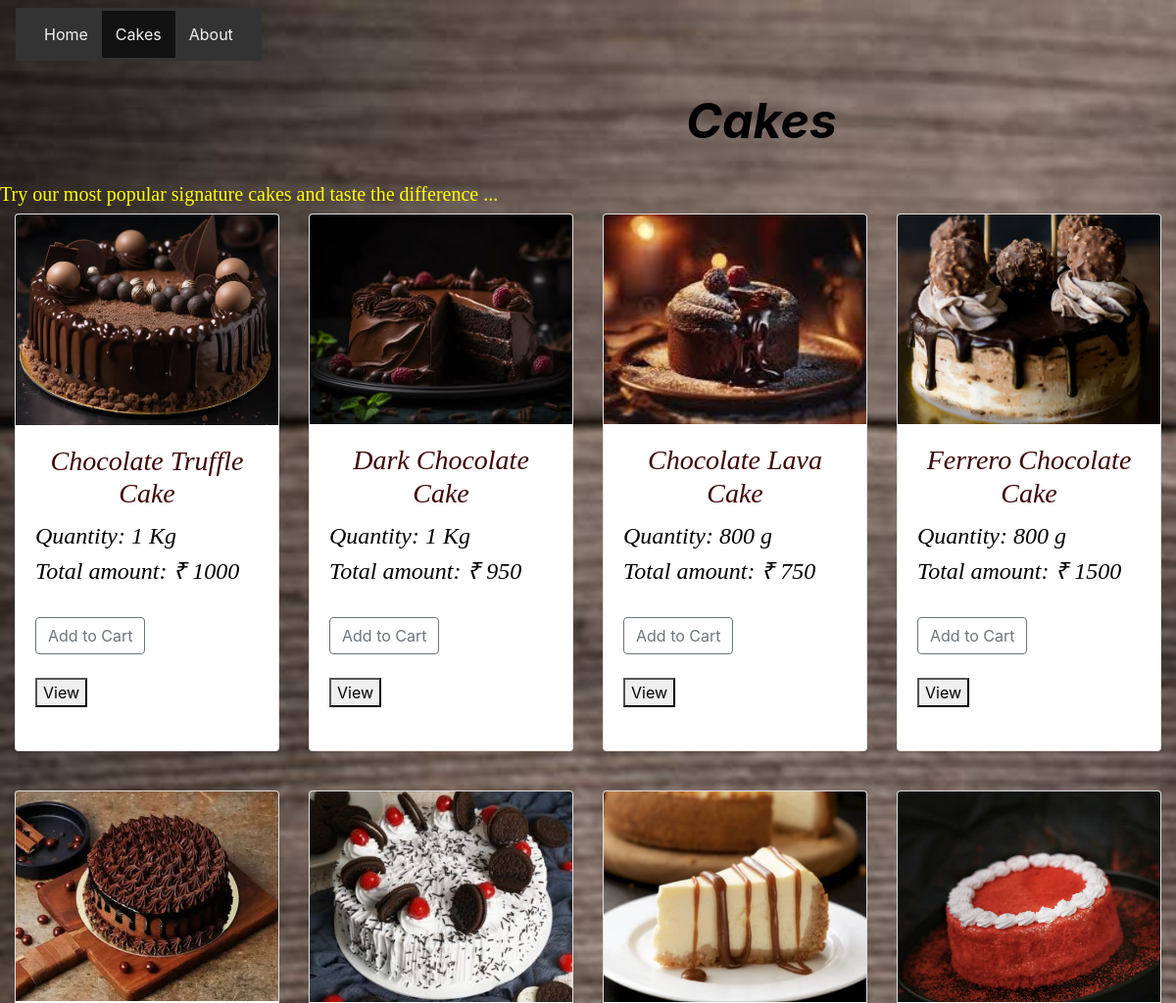
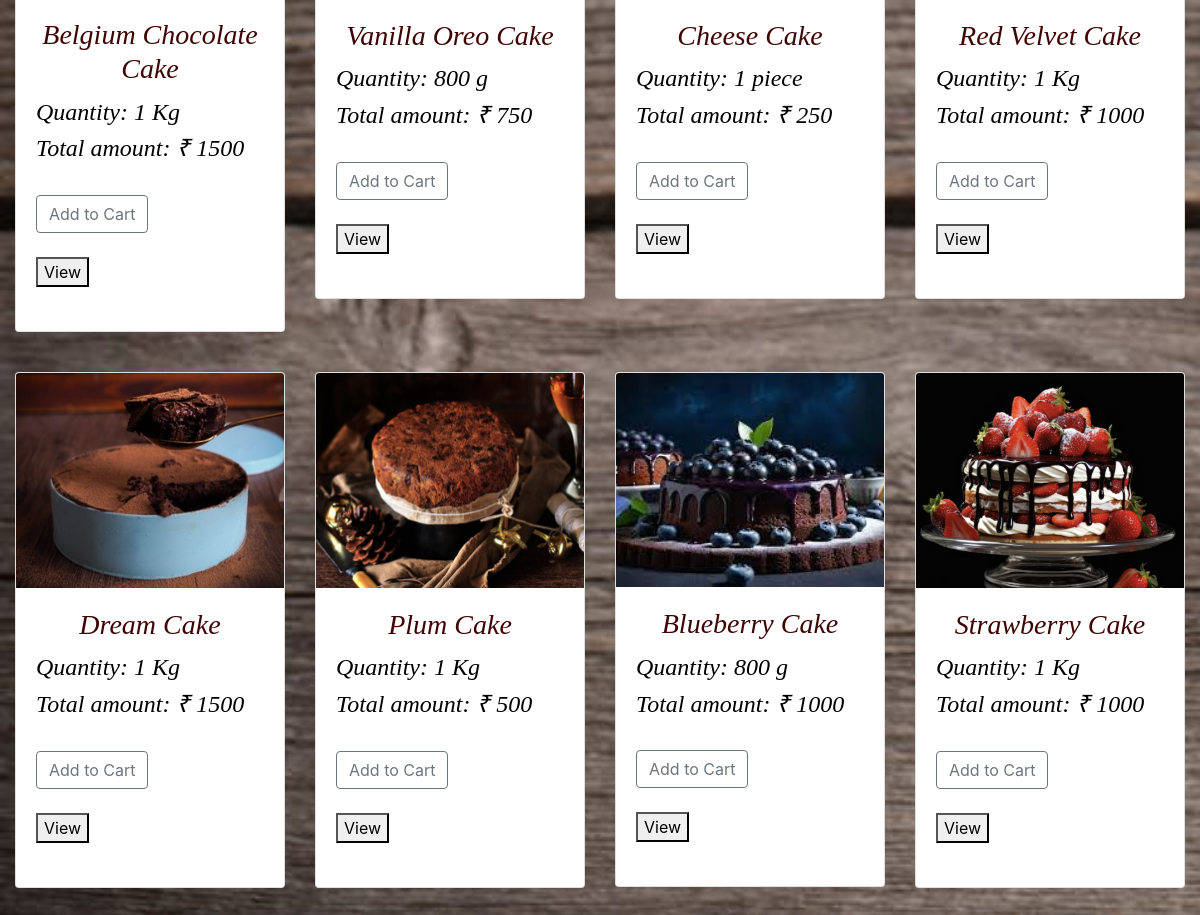
Page /a on the committed database (2 pictures, top to bottom).
### myapp/models.py (models this page shows)
class product(models.Model):
    product_name = models.CharField(max_length=200)
    product_image = models.ImageField()
    price = models.CharField(max_length=100)
    quantity = models.CharField(max_length=100)
    description = models.TextField()

### myapp/views.py (the view, shortened to what this page needs)
# urls.py: path('a',views.index),
def index(request):
    produ = {
        'pro': product.objects.all()
    }
    return render(request, 'index.html', produ)

### templates/index.html (shortened to what this page needs)
<!DOCTYPE html>
<html lang="en">
<head>
     {% load static %}
    <link href="{% static 'style.css' %}" rel="stylesheet">
    <link rel="stylesheet" href="https://cdn.jsdelivr.net/npm/bootstrap@4.6.2/dist/css/bootstrap.min.css">
</head>
<body>
<nav class="navbar">
    <ul>
        <li style="float:left"><a href="http://127.0.0.1:8000/">Home</a></li>
        <li style="float:left"><a  class="active" href="http://127.0.0.1:8000/a">Cakes</a></li>
        <li style="float:right"><a href="http://127.0.0.1:8000/about">About</a></li>
    </ul>
</nav>
<div class="div3">
    <p7>Cakes</p7>
</div>
<h5>Try our most popular signature cakes and taste the difference ...</h5>
<div class="container-fluid">
    <div class="row">
        {% for d in pro %}
            <div class="col-lg-3 mb-3">
                <div class="card" style="width:300px height:500px">
                    <img class="card-img-top" src="{{ d.product_image.url }}" alt="Product Image" style="width:300px height:200px">
                    <div class="card-body">
                        <h3 class="card-title">{{ d.product_name }}</h3>
                        <h4 class="card-text">Quantity: {{ d.quantity }}</h4>
                        <h4 class="card-text">Total amount: {{ d.price }}</h4>
                        <form action="http://127.0.0.1:8000/cart" method="post">
                            <input type="hidden" name="quantity" value="{{ d.quantity }}"><br>
                            <button type="submit" class="a3 btn btn-outline-secondary add-btm">Add to Cart</button>
                            </form>
                            <form action="http://127.0.0.1:8000/description" method="post">
                                <input type="hidden" name="description" value="{{ d.description }}"><br>
                              <button type="submit" class="a2">View</button>
                            </form>
                    </div><br>
                </div><br>
            </div>
        {% endfor %}
    </div>
</div>
</body>
</html>

### static/style.css (style rules this page uses)
body { background-image: url("cakes.jpg"); background-repeat: no-repeat; background-size: cover; background-attachment: fixed; }
ul { list-style-type: none; margin: 0; padding: 15px; overflow: hidden; background-color: #333; position: -webkit-sticky; position: sticky; top: 0; }
li a { display:inline; color: #f2f2f2; text-align: center; padding: 14px ; text-decoration: none; }
.active { background-color:#111; }
.div3 { width: 100px; height: 100px; padding-left:700px; }
p7 { color:black; font-size:50px; text-align: center; font-style: oblique; font-weight: bold; }
h5 { color: yellow; font-family: Arial, Helvetica, sans-serif; text-align: left; }
h3 { color:rgb(63, 4, 4); font-size:20px; text-align: center; font-style: oblique; font-family: "Times New Roman", Times, serif; }
h4 { color:black; font-size:15px; text-align: left; font-style: oblique; font-family: "Times New Roman", Times, serif; }
h5 { font-family: "Times New Roman", Times, serif; }

### rows in the picture
product: product_image (picture), product_name "Chocolate Truffle Cake", quantity "1 Kg", price "₹ 1000"
product: product_image (picture), product_name "Dark Chocolate Cake", quantity "1 Kg", price "₹ 950"
product: product_image (picture), product_name "Chocolate Lava Cake", quantity "800 g", price "₹ 750"
product: product_image (picture), product_name "Ferrero Chocolate Cake", quantity "800 g", price "₹ 1500"
product: product_image (picture), product_name "Belgium Chocolate Cake", quantity "1 Kg", price "₹ 1500"
product: product_image (picture), product_name "Vanilla Oreo Cake", quantity "800 g", price "₹ 750"
product: product_image (picture), product_name "Cheese Cake", quantity "1 piece", price "₹ 250"
product: product_image (picture), product_name "Red Velvet Cake", quantity "1 Kg", price "₹ 1000"
product: product_image (picture), product_name "Dream Cake", quantity "1 Kg", price "₹ 1500"
product: product_image (picture), product_name "Plum Cake", quantity "1 Kg", price "₹ 500"
product: product_image (picture), product_name "Blueberry Cake", quantity "800 g", price "₹ 1000"
product: product_image (picture), product_name "Strawberry Cake", quantity "1 Kg", price "₹ 1000"
